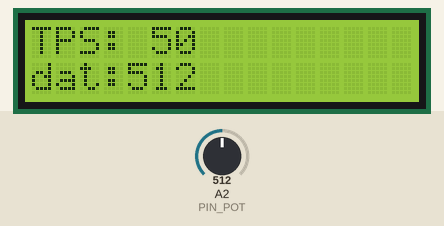
Bench run of a program on a simulated Arduino Uno, built with avr-gcc and run on an emulated ATmega328P. Parts: 16×2 character LCD. The test bench sets the inputs (shaded band); at power-on: A2 (PIN_POT) = 512. What the program prints to the serial monitor is not drawn.

Above: at 1.2 s.
1.3 s: A2 (PIN_POT) set to 108
At 2.2 s:
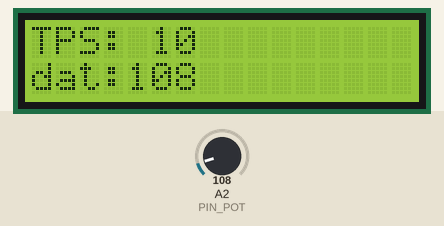
2.9 s: A2 (PIN_POT) set to 102
At 4.1 s:
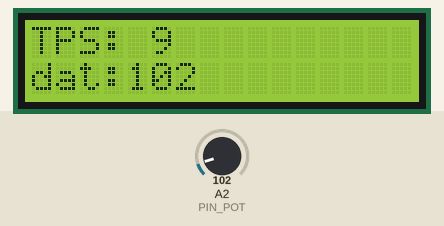
4.4 s: A2 (PIN_POT) set to 0
At 5.1 s:
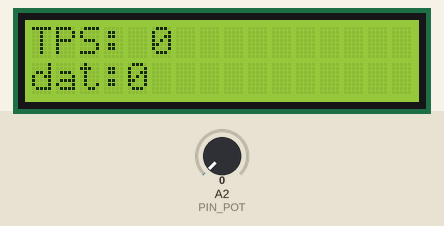
Timing chart, 0 to 7.4 s (numbered marks = the images above; inputs shaded):
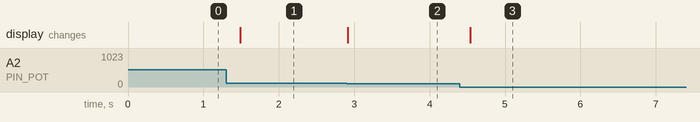

The program:

main.cpp
```cpp
#include <Arduino.h>
#include <Wire.h>
#include <LiquidCrystal.h>
#define PIN_POT     A2

uint16_t hasil_konversi;
unsigned long nilai_TPS;
String message1, message2;
LiquidCrystal lcd(9, 8, 13, 12, 11, 10); // LCD Shield
void setup() {
  Serial.begin(115200);
  lcd.begin(16,2);
  lcd.clear();
}

void loop() {
  hasil_konversi = analogRead(PIN_POT);
  nilai_TPS = map(hasil_konversi, 0, 1023, 0, 100);
  message1 = "TPS: "+String(nilai_TPS);
  message2 = "dat:"+String(hasil_konversi);
  // Serial.println("TPS : data digital :"+String(hasil_konversi)+", data "+String(nilai_TPS)+"%");
  Serial.println(message1+", "+message2);
  lcd.setCursor(0,0);
  lcd.println(message1);
  lcd.setCursor(0,1);
  lcd.println(message2);
  delay(200);
}
```

Measured:
- the behaviour switches between 103 and 102 on A2 (PIN_POT) (found by bisection; images 1 and 2)
- after the input at 1.3 s, the display: changes after 0.19 s (image 1)
- after the input at 2.9 s, the display: changes at once (image 2)
- after the input at 4.4 s, the display: changes after 0.14 s (image 3)
